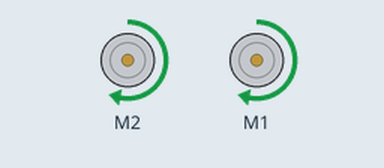
Recording of a sketch running on a simulated Arduino Uno, built with avr-gcc and run on an emulated ATmega328P. Parts: 2 × DC motor (green arrow = forward, orange = backward, longer = faster). What the sketch prints to the serial monitor is not drawn.

Above: at 0.1 s.
Timing chart, 0 to 1.6 s (numbered marks = the images above):
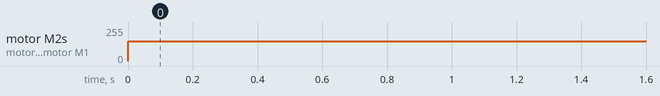

Measured:
- by itself, motor M2, motor M1: stopped → forward 150/255 at 0.00 s

The sketch:

run_motors_MegaPi.ino
```cpp
#include "MeMegaPi.h"

MeMegaPiDCMotor leftMotor(PORT2B);
MeMegaPiDCMotor rightMotor(PORT1B);

//MeMegaPiDCMotor leftMotor(PORT2A);
//MeMegaPiDCMotor rightMotor(PORT2B);

void setup() {
  Serial.begin(9600);

}

void loop() {
  leftMotor.run(150);
  rightMotor.run(150);
//  delay(500);
//  leftMotor.run(0);
//  rightMotor.run(0);
//  delay(100);
//  leftMotor.run(-255);
//  rightMotor.run(255);
//  delay(500);

  Serial.println("running motors");

}
```
